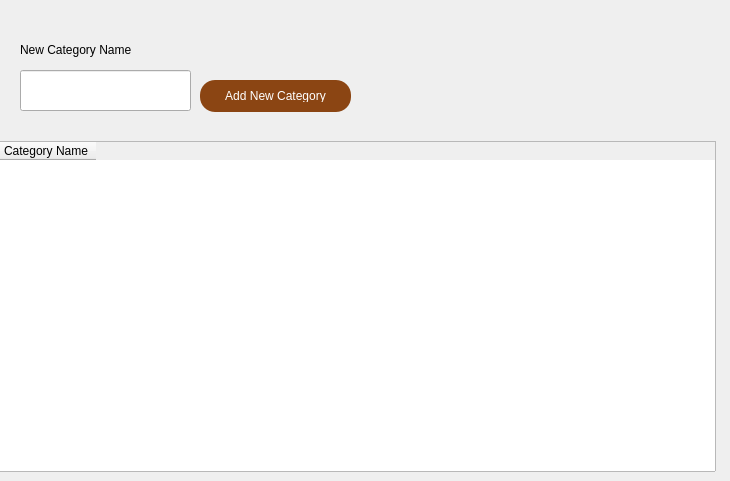
      <widget class="QWidget" name="tab_7">
       <attribute name="title">
        <string>Categories</string>
       </attribute>
       <widget class="QTableWidget" name="tableWidget_4">
        <property name="geometry">
         <rect>
          <x>-5</x>
          <y>141</y>
          <width>721</width>
          <height>331</height>
         </rect>
        </property>
        <column>
         <property name="text">
          <string>Category Name</string>
         </property>
        </column>
       </widget>
       <widget class="QLabel" name="label_33">
        <property name="geometry">
         <rect>
          <x>20</x>
          <y>40</y>
          <width>131</width>
          <height>20</height>
         </rect>
        </property>
        <property name="text">
         <string>New Category Name</string>
        </property>
       </widget>
       <widget class="QLineEdit" name="lineEdit_27">
        <property name="geometry">
         <rect>
          <x>20</x>
          <y>70</y>
          <width>171</width>
          <height>41</height>
         </rect>
        </property>
       </widget>
       <widget class="QPushButton" name="pushButton_18">
        <property name="geometry">
         <rect>
          <x>200</x>
          <y>80</y>
          <width>151</width>
          <height>32</height>
         </rect>
        </property>
        <property name="styleSheet">
         <string notr="true">QPushButton {
    border-radius: 15px;
    background-color: #8B4513;  /* Цвет: Шоколадный */
    color: white;
    font-size: 12px;
    border: none;
    padding: 10px 20px;
}

QPushButton:hover {
    background-color: #A0522D;  /* Светлее при наведении */
}

QPushButton:pressed {
    background-color: #5C3317;  /* Темнее при нажатии */
}</string>
        </property>
        <property name="text">
         <string>Add New Category</string>
        </property>
       </widget>
      </widget>
